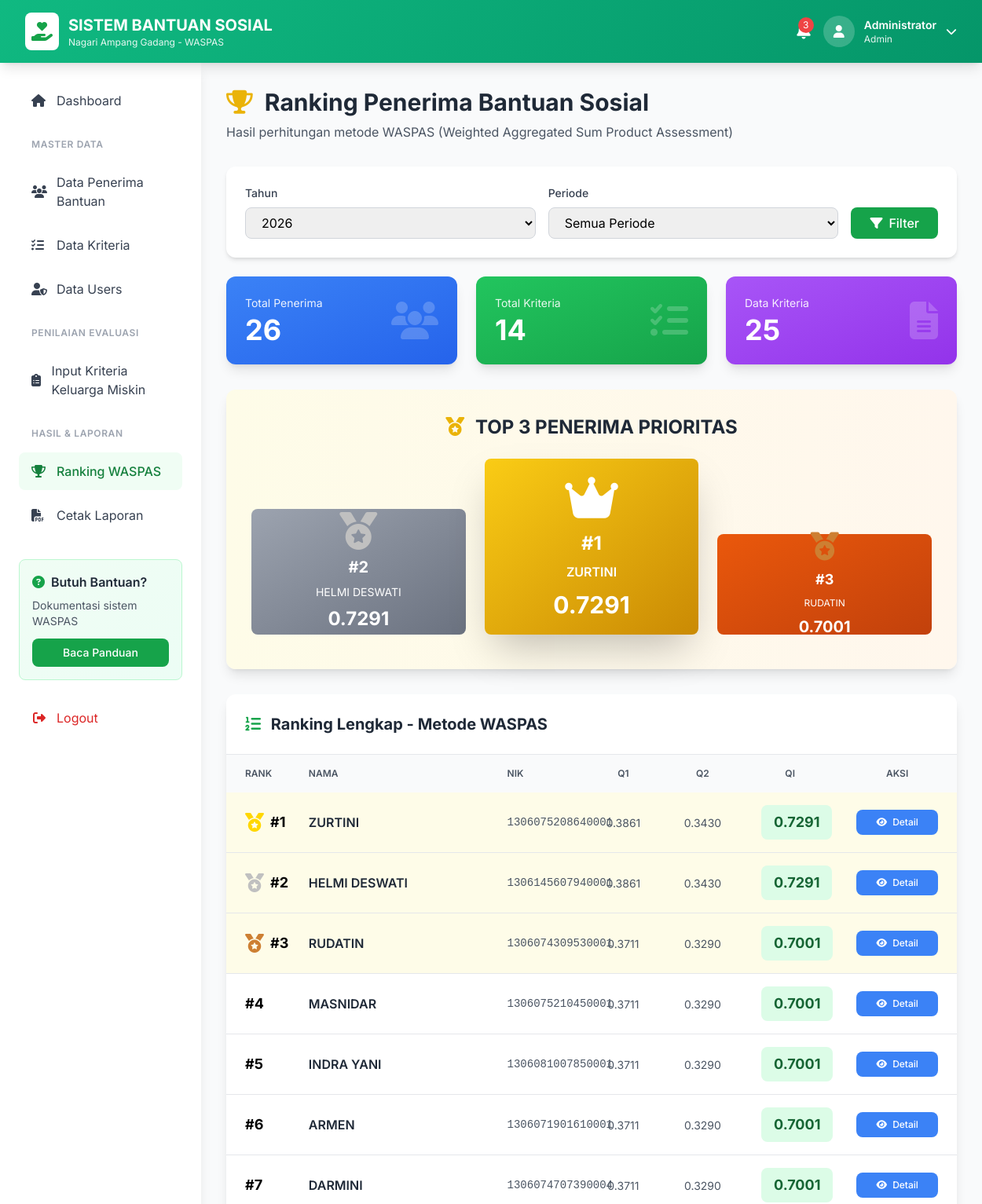
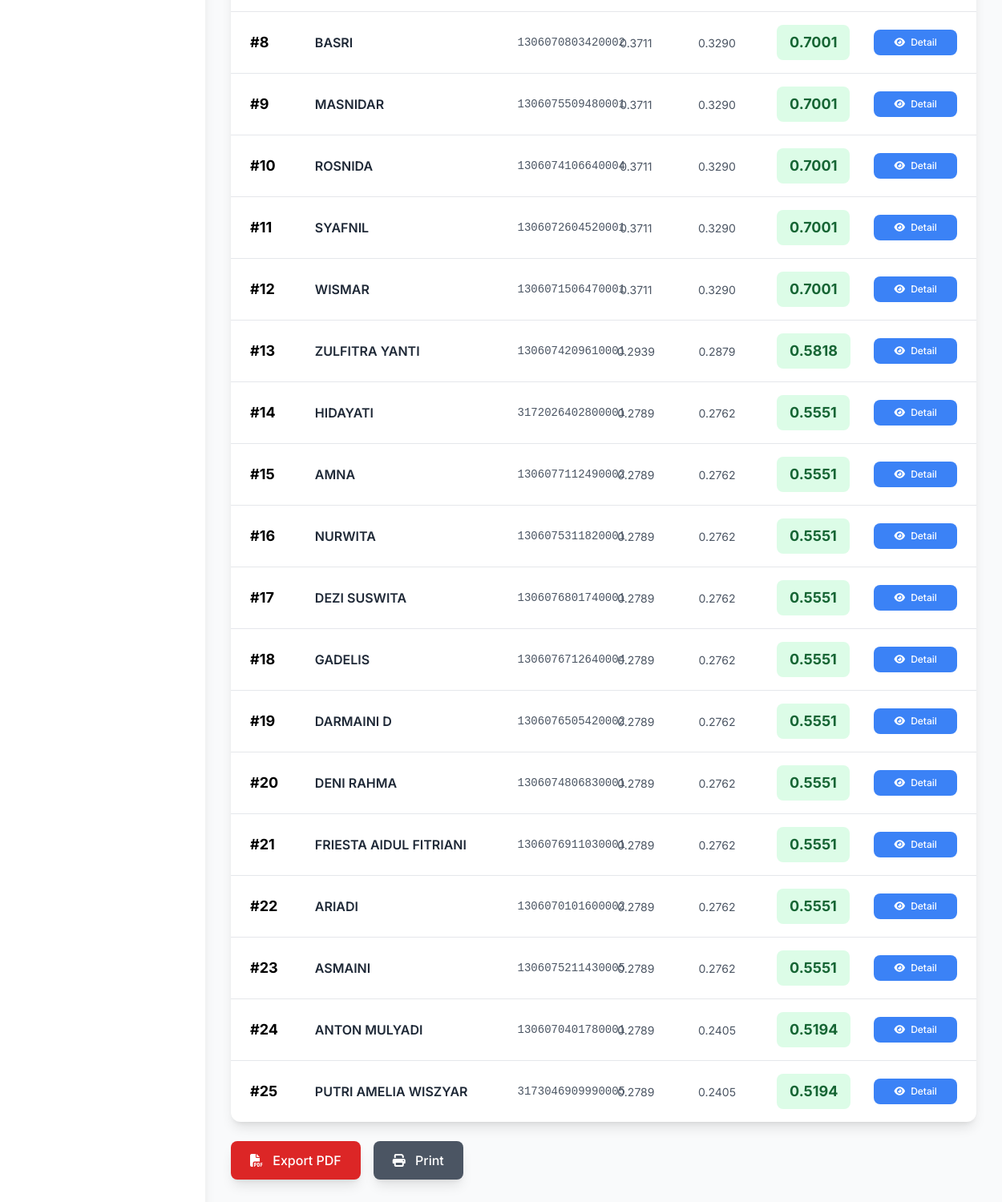
The page /pages/hasil.php (signed in) on the database its author committed (2 pictures, top to bottom).
### tables this page shows
CREATE TABLE `penerima_bantuan` (
  `id` int(11) NOT NULL,
  `nama` varchar(100) NOT NULL,
  `nik` varchar(20) NOT NULL,
  `alamat` text DEFAULT NULL,
  `no_rekening` varchar(50) DEFAULT NULL,
  `nama_bank` varchar(50) DEFAULT NULL,
  `jml_penghuni` int(11) DEFAULT NULL,
  `pkh` varchar(10) DEFAULT NULL,
  `bpnt` varchar(10) DEFAULT NULL,
  `kp` varchar(10) DEFAULT NULL,
  `kehilangan_pekerjaan` varchar(10) DEFAULT NULL,
  `tidak_terdata` varchar(10) DEFAULT NULL,
  `sakit_kronis` varchar(10) DEFAULT NULL,
  `rekomendasi` varchar(20) DEFAULT NULL,
  `no_hp` varchar(20) DEFAULT NULL,
  `keterangan` text DEFAULT NULL,
  `created_at` timestamp NULL DEFAULT current_timestamp()
);

CREATE TABLE `data_kriteria` (
  `id` int(11) NOT NULL,
  `penerima_id` int(11) NOT NULL,
  `c1` decimal(5,2) DEFAULT 0.00 COMMENT 'Nilai desimal: 0.33, 0.50, 1.00',
  `c2` decimal(5,2) DEFAULT 0.00,
  `c3` decimal(5,2) DEFAULT 0.00,
  `c4` decimal(5,2) DEFAULT 0.00,
  `c5` decimal(5,2) DEFAULT 0.00,
  `c6` decimal(5,2) DEFAULT 0.00,
  `c7` decimal(5,2) DEFAULT 0.00,
  `c8` decimal(5,2) DEFAULT 0.00,
  `c9` decimal(5,2) DEFAULT 0.00,
  `c10` decimal(5,2) DEFAULT 0.00,
  `c11` decimal(5,2) DEFAULT 0.00,
  `c12` decimal(5,2) DEFAULT 0.00,
  `c13` decimal(5,2) DEFAULT 0.00,
  `c14` decimal(5,2) DEFAULT 0.00,
  `total_bobot` decimal(10,2) DEFAULT 0.00,
  `created_at` timestamp NULL DEFAULT current_timestamp()
);

### pages/hasil.php (the view, shortened to what the rows shown need)
<?php
require_once '../classes/Database.php';
require_once '../classes/WASPAS.php';
$tahun = $_GET['tahun'] ?? date('Y');
$periode = $_GET['periode'] ?? null;
$waspas = new WASPAS();
$results = $waspas->calculate($tahun, $periode);
?>
<!DOCTYPE html>
<html lang="id">
<head>
    <script src="https://cdn.tailwindcss.com"></script>
    <link rel="stylesheet" href="https://cdnjs.cloudflare.com/ajax/libs/font-awesome/6.4.0/css/all.min.css">
</head>
<body class="bg-gray-50">
    <?php include '../includes/navbar.php'; ?>
    <div class="flex">
        <div class="flex-1 p-8 ml-64">
            <div class="mb-8">
                <h1 class="text-3xl font-bold text-gray-800 mb-2">
                    <i class="fas fa-trophy text-yellow-500 mr-2"></i>
                    Ranking Penerima Bantuan Sosial
                </h1>
            </div>
            <?php if (isset($results['error'])): ?>
            <div class="bg-red-50 border-l-4 border-red-500 text-red-700 p-6 rounded-lg">
                <i class="fas fa-exclamation-circle mr-2"></i>
                <?= htmlspecialchars($results['error']) ?>
            </div>
            <?php else: ?>
            <?php if (count($results) >= 3): ?>
            <div class="mb-8 bg-gradient-to-r from-yellow-50 to-orange-50 rounded-xl shadow-lg p-8">
                <h2 class="text-2xl font-bold text-center text-gray-800 mb-6">
                    <i class="fas fa-medal text-yellow-500 mr-2"></i>
                    TOP 3 PENERIMA PRIORITAS
                </h2>
                <div class="grid grid-cols-3 gap-6 items-end">
                    <div class="text-center transform hover:scale-105 transition">
                        <div class="bg-gradient-to-br from-gray-400 to-gray-500 rounded-lg p-6 text-white mb-3 h-40 flex flex-col justify-center">
                            <i class="fas fa-medal medal-silver text-5xl mb-2"></i>
                            <p class="text-xl font-bold">#2</p>
                            <p class="text-sm mt-2"><?= htmlspecialchars($results[1]['nama']) ?></p>
                            <p class="text-2xl font-bold mt-2"><?= number_format($results[1]['qi_waspas'], 4) ?></p>
                        </div>
                    </div>
                    <div class="text-center transform hover:scale-110 transition">
                        <div class="bg-gradient-to-br from-yellow-400 to-yellow-600 rounded-lg p-8 text-white mb-3 h-56 flex flex-col justify-center shadow-2xl">
                            <i class="fas fa-crown text-6xl mb-3 animate-bounce"></i>
                            <p class="text-2xl font-bold">#1</p>
                            <p class="text-base mt-2 font-semibold"><?= htmlspecialchars($results[0]['nama']) ?></p>
                            <p class="text-3xl font-bold mt-3"><?= number_format($results[0]['qi_waspas'], 4) ?></p>
                        </div>
                    </div>
                    <div class="text-center transform hover:scale-105 transition">
                        <div class="bg-gradient-to-br from-orange-600 to-orange-700 rounded-lg p-6 text-white mb-3 h-32 flex flex-col justify-center">
                            <i class="fas fa-medal medal-bronze text-4xl mb-2"></i>
                            <p class="text-lg font-bold">#3</p>
                            <p class="text-xs mt-2"><?= htmlspecialchars($results[2]['nama']) ?></p>
                            <p class="text-xl font-bold mt-2"><?= number_format($results[2]['qi_waspas'], 4) ?></p>
                        </div>
                    </div>
                </div>
            </div>
            <?php endif; ?>
            <div class="bg-white rounded-xl shadow-lg overflow-hidden">
                <div class="p-6 border-b border-gray-200">
                    <h2 class="text-xl font-bold text-gray-800">
                        <i class="fas fa-list-ol text-green-600 mr-2"></i>
                        Ranking Lengkap - Metode WASPAS
                    </h2>
                </div>
                <div class="overflow-x-auto">
                    <table class="w-full" style="table-layout: fixed; width: 100%;">
                        <thead class="bg-gray-50">
                            <tr>
                                <th class="px-6 py-4 text-left text-xs font-semibold text-gray-600 uppercase" style="width: 80px;">Rank</th>
                                <th class="px-6 py-4 text-left text-xs font-semibold text-gray-600 uppercase" style="width: 250px;">Nama</th>
                                <th class="px-6 py-4 text-left text-xs font-semibold text-gray-600 uppercase" style="width: 120px;">NIK</th>
                                <th class="px-6 py-4 text-center text-xs font-semibold text-gray-600 uppercase" style="width: 100px;">Q1</th>
                                <th class="px-6 py-4 text-center text-xs font-semibold text-gray-600 uppercase" style="width: 100px;">Q2</th>
                                <th class="px-6 py-4 text-center text-xs font-semibold text-gray-600 uppercase" style="width: 120px;">Qi</th>
                                <th class="px-6 py-4 text-center text-xs font-semibold text-gray-600 uppercase" style="width: 150px;">Aksi</th>
                            </tr>
                        </thead>
                        <tbody class="divide-y divide-gray-200">
                            <?php foreach ($results as $row): ?>
                            <tr class="hover:bg-gray-50 transition <?= $row['rank'] <= 3 ? 'bg-yellow-50' : '' ?>">
                                <td class="px-6 py-4" style="width: 80px;">
                                    <div class="flex items-center">
                                        <?php if ($row['rank'] <= 3): ?>
                                        <i class="fas fa-medal <?= $row['rank'] == 1 ? 'medal-gold' : ($row['rank'] == 2 ? 'medal-silver' : 'medal-bronze') ?> text-2xl mr-2"></i>
                                        <?php endif; ?>
                                        <span class="font-bold text-lg">#<?= $row['rank'] ?></span>
                                    </div>
                                </td>
                                <td class="px-6 py-4" style="width: 250px;">
                                    <div class="font-semibold text-gray-800 truncate" title="<?= htmlspecialchars($row['nama']) ?>"><?= htmlspecialchars($row['nama']) ?></div>
                                </td>
                                <td class="px-6 py-4 text-gray-600 font-mono text-sm" style="width: 120px;"><?= htmlspecialchars($row['nik']) ?></td>
                                <td class="px-6 py-4 text-center" style="width: 100px;">
                                    <span class="text-sm text-gray-600"><?= number_format($row['q1'], 4) ?></span>
                                </td>
                                <td class="px-6 py-4 text-center" style="width: 100px;">
                                    <span class="text-sm text-gray-600"><?= number_format($row['q2'], 4) ?></span>
                                </td>
                                <td class="px-6 py-4 text-center" style="width: 120px;">
                                    <span class="inline-block px-4 py-2 bg-green-100 text-green-800 font-bold rounded-lg text-lg">
                                        <?= number_format($row['qi_waspas'], 4) ?>
                                    </span>
                                </td>
                                <td class="px-6 py-4 text-center" style="width: 150px;">
                                    <button onclick='showDetail(<?= json_encode($row) ?>)'
                                            class="w-full px-3 py-2 bg-blue-500 hover:bg-blue-600 text-white text-xs rounded-lg transition font-medium">
                                        <i class="fas fa-eye mr-1"></i> Detail
                                    </button>
                                </td>
                            </tr>
                            <?php endforeach; ?>
                        </tbody>
                    </table>
                </div>
            </div>
            <?php endif; ?>
        </div>
    </div>
</body>
</html>

### rows shown on the page
penerima_bantuan: nama "HELMI DESWATI"
penerima_bantuan: nama "ZURTINI"
penerima_bantuan: nama "RUDATIN"
data_kriteria: rank "1", penerima.nama "ZURTINI", penerima.nik "1306075208640001", q1 "0.3861", q2 "0.3430", qi_waspas "0.7291"
data_kriteria: id "2", penerima.nama "HELMI DESWATI", penerima.nik "1306145607940001", q1 "0.3861", q2 "0.3430", qi_waspas "0.7291"
data_kriteria: rank "3", penerima.nama "RUDATIN", penerima.nik "1306074309530001", q1 "0.3711", q2 "0.3290", qi_waspas "0.7001"
data_kriteria: rank "4", penerima.nama "MASNIDAR", penerima.nik "1306075210450001", q1 "0.3711", q2 "0.3290", qi_waspas "0.7001"
data_kriteria: rank "5", penerima.nama "INDRA YANI", penerima.nik "1306081007850001", q1 "0.3711", q2 "0.3290", qi_waspas "0.7001"
data_kriteria: rank "6", penerima.nama "ARMEN", penerima.nik "1306071901610001", q1 "0.3711", q2 "0.3290", qi_waspas "0.7001"
data_kriteria: rank "7", penerima.nama "DARMINI", penerima.nik "1306074707390004", q1 "0.3711", q2 "0.3290", qi_waspas "0.7001"
data_kriteria: rank "8", penerima.nama "BASRI", penerima.nik "1306070803420002", q1 "0.3711", q2 "0.3290", qi_waspas "0.7001"
data_kriteria: rank "9", penerima.nama "MASNIDAR", penerima.nik "1306075509480001", q1 "0.3711", q2 "0.3290", qi_waspas "0.7001"
data_kriteria: rank "10", penerima.nama "ROSNIDA", penerima.nik "1306074106640004", q1 "0.3711", q2 "0.3290", qi_waspas "0.7001"
data_kriteria: rank "11", penerima.nama "SYAFNIL", penerima.nik "1306072604520001", q1 "0.3711", q2 "0.3290", qi_waspas "0.7001"
data_kriteria: rank "12", penerima.nama "WISMAR", penerima.nik "1306071506470001", q1 "0.3711", q2 "0.3290", qi_waspas "0.7001"
data_kriteria: rank "13", penerima.nama "ZULFITRA YANTI", penerima.nik "1306074209610001", q1 "0.2939", q2 "0.2879", qi_waspas "0.5818"
data_kriteria: rank "14", penerima.nama "HIDAYATI", penerima.nik "3172026402800001", q1 "0.2789", q2 "0.2762", qi_waspas "0.5551"
data_kriteria: rank "15", penerima.nama "AMNA", penerima.nik "1306077112490002", q1 "0.2789", q2 "0.2762", qi_waspas "0.5551"
data_kriteria: rank "16", penerima.nama "NURWITA", penerima.nik "1306075311820001", q1 "0.2789", q2 "0.2762", qi_waspas "0.5551"
data_kriteria: id "17", penerima.nama "DEZI SUSWITA", penerima.nik "1306076801740001", q1 "0.2789", q2 "0.2762", qi_waspas "0.5551"
data_kriteria: rank "18", penerima.nama "GADELIS", penerima.nik "1306076712640004", q1 "0.2789", q2 "0.2762", qi_waspas "0.5551"
data_kriteria: rank "19", penerima.nama "DARMAINI D", penerima.nik "1306076505420002", q1 "0.2789", q2 "0.2762", qi_waspas "0.5551"
data_kriteria: rank "20", penerima.nama "DENI RAHMA", penerima.nik "1306074806830001", q1 "0.2789", q2 "0.2762", qi_waspas "0.5551"
data_kriteria: rank "21", penerima.nama "FRIESTA AIDUL FITRIANI", penerima.nik "1306076911030001", q1 "0.2789", q2 "0.2762", qi_waspas "0.5551"
data_kriteria: rank "22", penerima.nama "ARIADI", penerima.nik "1306070101600002", q1 "0.2789", q2 "0.2762", qi_waspas "0.5551"
data_kriteria: rank "23", penerima.nama "ASMAINI", penerima.nik "1306075211430005", q1 "0.2789", q2 "0.2762", qi_waspas "0.5551"
data_kriteria: rank "24", penerima.nama "ANTON MULYADI", penerima.nik "1306070401780001", q1 "0.2789", q2 "0.2405", qi_waspas "0.5194"
data_kriteria: rank "25", penerima.nama "PUTRI AMELIA WISZYAR", penerima.nik "3173046909990005", q1 "0.2789", q2 "0.2405", qi_waspas "0.5194"

### other values the page prints
$user['nama_lengkap'] "Administrator"
$user['role'] "Admin"
$stats['total_penerima'] "26"
$stats['total_kriteria'] "14"
$stats['total_data_kriteria'] "25"
$results[1]['qi_waspas'] "0.7291"
$results[0]['qi_waspas'] "0.7291"
$results[2]['qi_waspas'] "0.7001"
form field tahun "2026"
